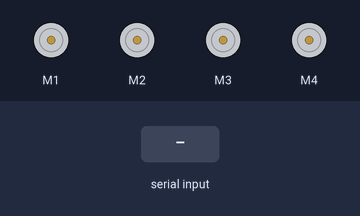
The sketch below on a simulated Arduino Uno, built with avr-gcc and run on an emulated ATmega328P. On the bench: 4 × DC motor (green arrow = forward, orange = backward, longer = faster). The inputs (shaded band) are chosen by the test bench.

Above: at 1.2 s.
1.3 s: "*go ahead" received over Serial
At 2.8 s:
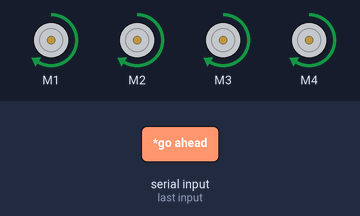
4.3 s: "*go back" received over Serial
At 4.7 s:
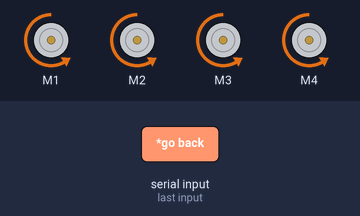
7.3 s: "*turn right" received over Serial
At 8.8 s:
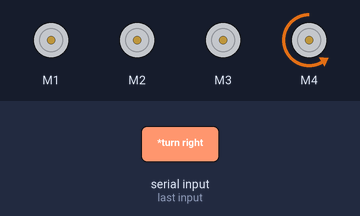
Timing chart, 0 to 10.3 s (numbered marks = the images above; inputs shaded):
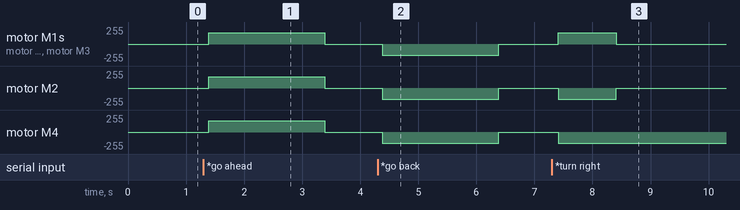

Measured:
- after the input at 1.3 s, motor M1–4: stopped → forward 170/255 after 0.09 s, → stopped 2.0 s later
- after the input at 4.3 s, motor M1–4: stopped → backward 170/255 after 0.08 s, → stopped 2.0 s later
- after the input at 7.3 s, motor M1, motor M3: stopped → forward 170/255 after 0.11 s, → stopped 1.0 s later; motor M2: stopped → backward 170/255 after 0.11 s, → stopped 1.0 s later; motor M4: stopped → backward 170/255 after 0.11 s

The sketch:

car-bluetooth.ino
```cpp
/*
 -----------------------------------------
  Mert Arduino Tutorial and Projects
  Subscribe for more videos and projects
  Thanks all subscribers ;)
 ----------------------------------------
*/

#include <AFMotor.h> //Adafruit Motor Shield Library. First you must download and install AFMotor library
   //Servo library. This is standard library. (Sketch -> Include Library -> Servo)
String voice;

AF_DCMotor motor1 (1, MOTOR12_64KHZ); //create motor #1 using M1 output on Motor Drive Shield, set to 1kHz PWM frequency
AF_DCMotor motor2 (2, MOTOR12_64KHZ); //create motor #2 using M2 output on Motor Drive Shield, set to 1kHz PWM frequency
AF_DCMotor motor3 (3, MOTOR34_1KHZ); // create motor #3, 1KHz pwm
AF_DCMotor motor4 (4, MOTOR34_1KHZ);


void setup()
{
  Serial.begin(9600); //start serial communication


}

void loop()
{
  while (Serial.available()){ //Check if there is an available byte to read
     delay(10); //Delay added to make thing stable
    char c = Serial.read(); //Conduct a serial read
    if (c == '#') {break;} //Exit the loop when the # is detected after the word
    voice += c; //Shorthand for voice = voice + c
  }
  if (voice.length() > 0){
    if(voice == "*go ahead"){
      forward_car();

      }


    else if(voice == "*go back"){
      back_car();
      }


    else if(voice == "*turn right") {
      right_car();
    }
    else if(voice == "*turn left") {
    //  left_car();
    }


    else if(voice == "*stop") {
      stop_car();
    }


  voice=""; //Reset the variable after initiating
  }
}


void forward_car()
{
  motor1.run(FORWARD);
  motor1.setSpeed(170);
  motor2.run(FORWARD);
  motor2.setSpeed(170);

  motor3.run(FORWARD);
  motor3.setSpeed(170);
  motor4.run(FORWARD);
  motor4.setSpeed(170);
  delay(2000);
 motor1.run(RELEASE);
 motor2.run(RELEASE);
  motor3.run(RELEASE);
  motor4.run(RELEASE);
}

void back_car()
{
  motor1.run(BACKWARD);
  motor1.setSpeed(170);
  motor2.run(BACKWARD);
  motor2.setSpeed(170);
  motor3.run(BACKWARD);
  motor3.setSpeed(170);
  motor4.run(BACKWARD);
  motor4.setSpeed(170);
  delay(2000);
  motor1.run(RELEASE);
  motor2.run(RELEASE);
   motor3.run(RELEASE);
  motor4.run(RELEASE);
}


void right_car()
{

  motor1.run(FORWARD);
  motor1.setSpeed(170);
  motor2.run(BACKWARD);
  motor2.setSpeed(170);
   motor3.run(FORWARD);
  motor3.setSpeed(170);
  motor4.run(BACKWARD);
  motor4.setSpeed(170);
  delay(1000);
  motor1.run(RELEASE);
  motor2.run(RELEASE);
  motor3.run(RELEASE);
  motor3.run(RELEASE);
}

void left_car()
{

  motor1.run(BACKWARD);
  motor1.setSpeed(170);
  motor2.run(FORWARD);
  motor2.setSpeed(170);
  motor3.run(BACKWARD);
  motor3.setSpeed(170);
  motor4.run(FORWARD);
  motor4.setSpeed(170);
  delay(1000);
  motor1.run(RELEASE);
  motor2.run(RELEASE);
  motor3.run(RELEASE);
  motor4.run(RELEASE);
}


void stop_car ()
{
  motor1.run(RELEASE);
  motor2.run(RELEASE);
}
```
